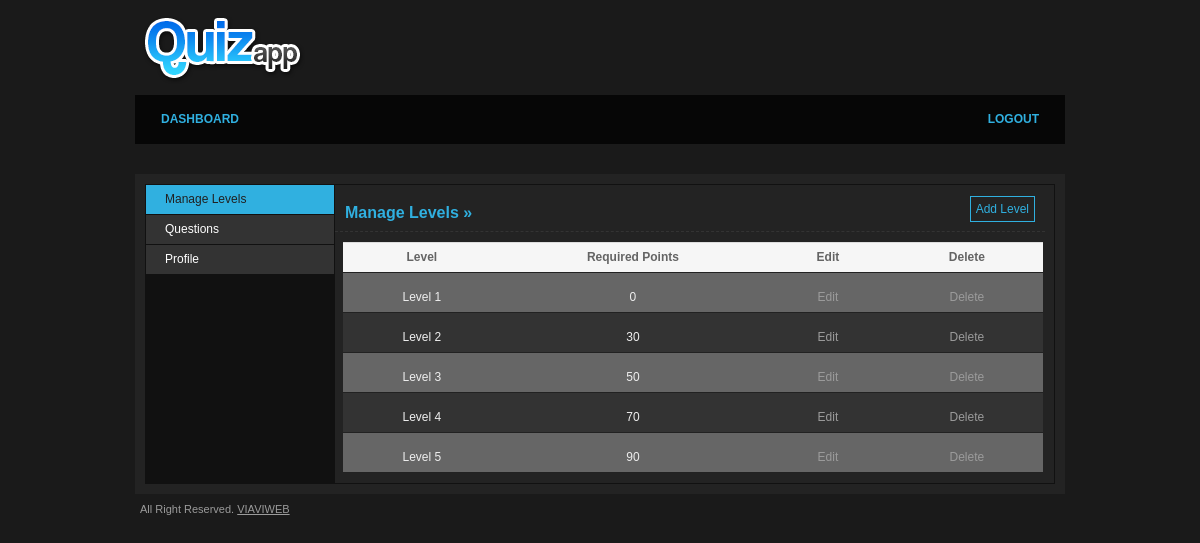
Page /manage_levels.php (signed in) on the committed database.
### tables this page shows
CREATE TABLE IF NOT EXISTS `tbl_levels` (
  `lid` int(11) NOT NULL AUTO_INCREMENT,
  `level_name` varchar(255) NOT NULL,
  `required_points` int(11) NOT NULL,
  PRIMARY KEY (`lid`)
);

### manage_levels.php (the view, shortened to what this page needs)
<?php include("includes/header.php");
	$qry="SELECT * FROM tbl_levels";
	$result=mysql_query($qry);
?>
                <div id="main">
                  <h2> Manage Levels &raquo;</h2>
                	<form action="" class="jNice">
					 <h3 class="abtn"><a href="add_levels.php?add=yes">Add Level</a></h3>
                    	<table cellpadding="0" cellspacing="0">
						<tr align="center">
						<th>Level</th>
						<th>Required Points</th>
						<th>Edit</th>
						<th>Delete</th>
						</tr>
						<?php
							$i=0;
							while($row=mysql_fetch_array($result))
							{
						?>
							<tr <?php if($i%2==0){?>class="odd"<?php }?> align="center">
                                <td><?php echo $row['level_name'];?></td>
                                <td><?php echo $row['required_points'];?></td>
                                <td class="action"><a href="add_levels.php?level_id=<?php echo $row['lid'];?>" class="edit">Edit</a></td>
                                <td class="action"><a href="?level_id=<?php echo $row['lid'];?>" class="delete" onclick="return confirm('Are you sure you want to delete this Level and related Questions?');">Delete</a></td>
                            </tr>
						<?php
							$i++;
							}
						?>
				        </table>
                </div>
            </div>
        </div>
<?php include("includes/footer.php");?>

### style/css/layout.css (style rules this page uses)
body { background: #1a1a1a; font-family: Arial, Helvetica, sans-serif; font-size: 12px; color: #646464; text-align: center; }
h2 { width:100%; padding-left:10px!important; color: #30b0e0; font-size: 16px; line-height: 16px; font-weight: bold; margin: 20px 0 0 0; padding: 0 0 10px 0; border-bottom: 1px dashed #333; }
#main { width: 700px; float: right; padding: 0 19px 0 0; background:#232323; }
h3 { font-size: 14px; line-height: 14px; font-weight: bold; color: #5494af; padding: 0 0 0 10px; margin: 20px 0 10px; }
#main table { border-top: 1px solid #ddd; width: 700px; float:left; margin-top:10px; margin-left:8px; margin-bottom:10px; }
#main table tr td { background: #333; padding: 0px 20px; height: 29px; line-height: 29px; border-bottom: 1px solid #222; color:#eee; padding-top:10px; }
#main table tr th { background: #f6f6f6; padding: 0px 20px; height: 29px; line-height: 29px; border-bottom: 1px solid #222; }
#main table tr.odd td { background: #666; }
#main table .action { padding: 0 20px 0 10px; }
#main table tr .action a { margin: 0 0 0 10px; text-decoration: none; color: #9b9b9b; }
.abtn { float:right; width:200px; text-align:right; font-weight:lighter; margin-top:-30px; position:relative; }
.abtn a { text-decoration:none; color:#30b0e0 !important; font-size:12px; border:solid 1px #30b0e0; padding:5px; }

### rows in the picture
tbl_levels: level_name "Level 1", required_points "0"
tbl_levels: level_name "Level 2", required_points "30"
tbl_levels: level_name "Level 3", required_points "50"
tbl_levels: level_name "Level 4", required_points "70"
tbl_levels: level_name "Level 5", required_points "90"
